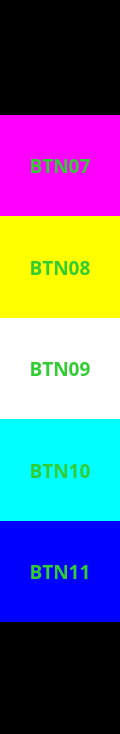
<?xml version="1.0" encoding="UTF-8"?>
<ui version="4.0">
 <class>Right</class>
 <widget class="QWidget" name="Right">
  <property name="geometry">
   <rect>
    <x>0</x>
    <y>0</y>
    <width>120</width>
    <height>734</height>
   </rect>
  </property>
  <property name="windowTitle">
   <string>Form</string>
  </property>
  <property name="styleSheet">
   <string notr="true">background-color: black;</string>
  </property>
  <layout class="QVBoxLayout" name="verticalLayout_2">
   <property name="leftMargin">
    <number>0</number>
   </property>
   <property name="topMargin">
    <number>13</number>
   </property>
   <property name="rightMargin">
    <number>0</number>
   </property>
   <property name="bottomMargin">
    <number>10</number>
   </property>
   <item>
    <layout class="QVBoxLayout" name="verticalLayout" stretch="1,1,1,1,1,1,1">
     <property name="spacing">
      <number>0</number>
     </property>
     <item>
      <spacer name="verticalSpacer">
       <property name="orientation">
        <enum>Qt::Vertical</enum>
       </property>
       <property name="sizeHint" stdset="0">
        <size>
         <width>20</width>
         <height>40</height>
        </size>
       </property>
      </spacer>
     </item>
     <item>
      <widget class="QLabel" name="label_07">
       <property name="sizePolicy">
        <sizepolicy hsizetype="Ignored" vsizetype="Ignored">
         <horstretch>0</horstretch>
         <verstretch>0</verstretch>
        </sizepolicy>
       </property>
       <property name="font">
        <font>
         <family>B612 Mono</family>
         <pointsize>14</pointsize>
         <weight>75</weight>
         <bold>true</bold>
        </font>
       </property>
       <property name="styleSheet">
        <string notr="true">background-color: rgba(255, 0, 255, 255); color: limegreen;</string>
       </property>
       <property name="text">
        <string>BTN07</string>
       </property>
       <property name="alignment">
        <set>Qt::AlignCenter</set>
       </property>
       <property name="margin">
        <number>2</number>
       </property>
      </widget>
     </item>
     <item>
      <widget class="QLabel" name="label_08">
       <property name="sizePolicy">
        <sizepolicy hsizetype="Ignored" vsizetype="Ignored">
         <horstretch>0</horstretch>
         <verstretch>0</verstretch>
        </sizepolicy>
       </property>
       <property name="font">
        <font>
         <family>B612 Mono</family>
         <pointsize>14</pointsize>
         <weight>75</weight>
         <bold>true</bold>
        </font>
       </property>
       <property name="styleSheet">
        <string notr="true">background-color: rgba(255, 255, 0, 255); color: limegreen;</string>
       </property>
       <property name="text">
        <string>BTN08</string>
       </property>
       <property name="alignment">
        <set>Qt::AlignCenter</set>
       </property>
       <property name="margin">
        <number>2</number>
       </property>
      </widget>
     </item>
     <item>
      <widget class="QLabel" name="label_09">
       <property name="sizePolicy">
        <sizepolicy hsizetype="Ignored" vsizetype="Ignored">
         <horstretch>0</horstretch>
         <verstretch>0</verstretch>
        </sizepolicy>
       </property>
       <property name="font">
        <font>
         <family>B612 Mono</family>
         <pointsize>14</pointsize>
         <weight>75</weight>
         <bold>true</bold>
        </font>
       </property>
       <property name="styleSheet">
        <string notr="true">background-color: rgba(255, 255, 255, 255); color: limegreen;</string>
       </property>
       <property name="text">
        <string>BTN09</string>
       </property>
       <property name="alignment">
        <set>Qt::AlignCenter</set>
       </property>
       <property name="margin">
        <number>2</number>
       </property>
      </widget>
     </item>
     <item>
      <widget class="QLabel" name="label_10">
       <property name="sizePolicy">
        <sizepolicy hsizetype="Ignored" vsizetype="Ignored">
         <horstretch>0</horstretch>
         <verstretch>0</verstretch>
        </sizepolicy>
       </property>
       <property name="font">
        <font>
         <family>B612 Mono</family>
         <pointsize>14</pointsize>
         <weight>75</weight>
         <bold>true</bold>
        </font>
       </property>
       <property name="styleSheet">
        <string notr="true">background-color: rgba(0, 255, 255, 255); color: limegreen;</string>
       </property>
       <property name="text">
        <string>BTN10</string>
       </property>
       <property name="alignment">
        <set>Qt::AlignCenter</set>
       </property>
       <property name="margin">
        <number>2</number>
       </property>
      </widget>
     </item>
     <item>
      <widget class="QLabel" name="label_11">
       <property name="sizePolicy">
        <sizepolicy hsizetype="Ignored" vsizetype="Ignored">
         <horstretch>0</horstretch>
         <verstretch>0</verstretch>
        </sizepolicy>
       </property>
       <property name="font">
        <font>
         <family>B612 Mono</family>
         <pointsize>14</pointsize>
         <weight>75</weight>
         <bold>true</bold>
        </font>
       </property>
       <property name="styleSheet">
        <string notr="true">background-color: rgba(0, 0, 255, 255); color: limegreen;</string>
       </property>
       <property name="text">
        <string>BTN11</string>
       </property>
       <property name="alignment">
        <set>Qt::AlignCenter</set>
       </property>
       <property name="margin">
        <number>2</number>
       </property>
      </widget>
     </item>
     <item>
      <spacer name="verticalSpacer_2">
       <property name="orientation">
        <enum>Qt::Vertical</enum>
       </property>
       <property name="sizeHint" stdset="0">
        <size>
         <width>20</width>
         <height>40</height>
        </size>
       </property>
      </spacer>
     </item>
    </layout>
   </item>
  </layout>
 </widget>
 <resources/>
 <connections/>
</ui>
